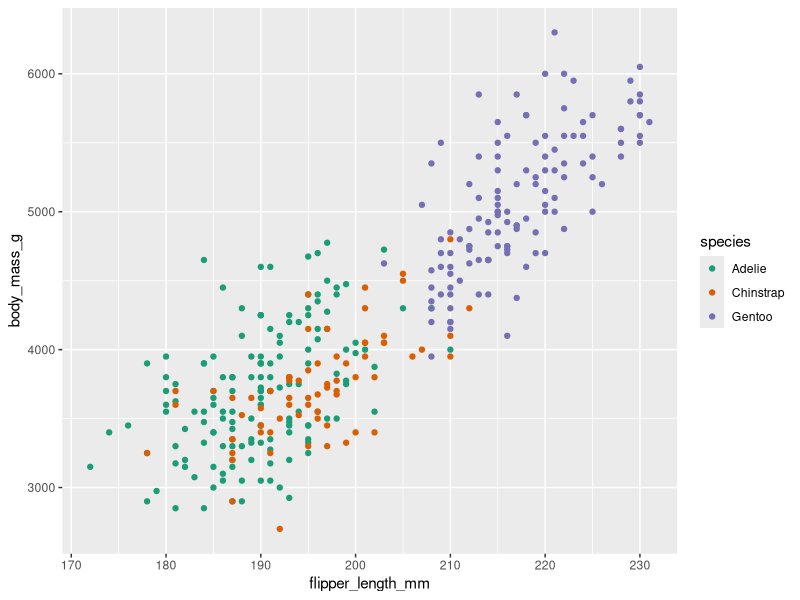

This figure's R source:
## ---- chunk 1
knitr::opts_chunk$set(echo = TRUE)
library(tidyverse)
library(palmerpenguins)
library(RColorBrewer)
## ---- chunk 2
penguins %>% 
  ggplot(aes(flipper_length_mm, body_mass_g, color = species)) +
  geom_point() +
  scale_color_brewer(palette = "Dark2")
